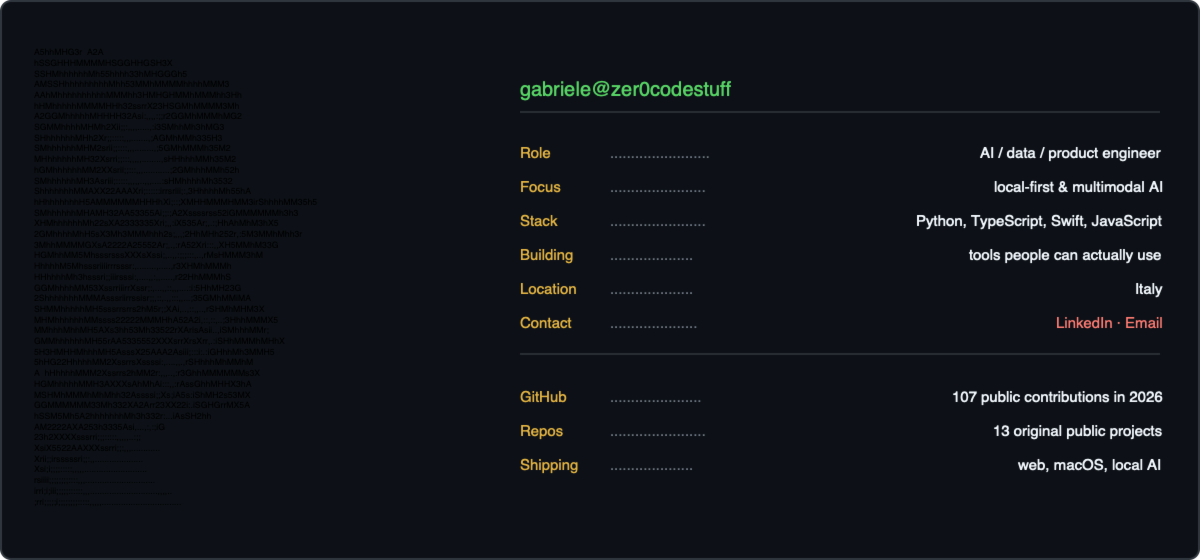
#> input picture assets/neofetch-dark.png, 2400 x 1120 px (shown at 1/2 size)
$ python build_neofetch.py --photo ../assets/neofetch-dark.png
#> lines starting #> are read from the running program, lines starting #| are printed output that depends on the picture; after the words box and inside, x2 and y2 are one past the last pixel; in counts of white or black regions, pixels touching at a corner belong together
### scripts/build_profile.py
#!/usr/bin/env python3
"""Build the four GitHub profile cards: desktop/mobile x dark/light.

Standard library only. Reads profile.json, the portrait grids in assets/ and
the embedded JetBrains Mono subsets. Writes assets/profile-*.svg.
"""
from pathlib import Path
from html import escape
from math import cos, pi, sin
import base64
import json
import random
import re
import zlib

ROOT = Path(__file__).resolve().parents[1]
ASSETS = ROOT / 'assets'

# Portrait grid geometry, shared with scripts/portrait.py. Size is in px at natural width.
PORTRAIT = {'cols': 56, 'size': 14, 'pitch': 1.0, 'weight': 700}
ADVANCE = .6  # JetBrains Mono advance width, in em
FAMILY = "JBM,'JetBrains Mono',ui-monospace,SFMono-Regular,Menlo,Consolas,monospace"
# Intro, played once: cursor idles, `neofetch` is typed, Enter, then the output prints top
# down at `rate` seconds per pixel. Then the closing prompt loops: idle, type, hold, erase.
INTRO = {'idle': .5, 'enter': .35, 'rate': .0011}
TYPING = {'start': .9, 'hold': 6.5, 'rest': .6, 'erase': .035, 'seed': 7}
# Terminal window around the card: title bar height and bottom padding (px).
WINDOW = {'bar': 30, 'pad': 12}
# Section headings are shell commands.
SECTIONS = {'building': 'ls ~/building', 'work': 'ls ~/selected-work', 'focus': 'cat focus.txt'}


# [17 lines left out: functions keyframes, blinking, not called in this run]


def shown_at(at):
    """Attributes that keep an element hidden until `at` seconds, then show it."""
    return f' class="r" style="animation-delay:{at:.2f}s"'

THEMES = {
    # Azzurri: Italian green, white and red with an azzurro radar. The portrait stays neutral.
    'dark': {
        'page': '#0d1117', 'ink': '#ffffff',
        'accent': '#4cd17f', 'label': '#ff6b6b', 'value': '#f2f2f2',
        'muted': '#9aa0a6', 'faint': '#4a4e54', 'grid': '#3a404a', 'trace': '#4fa8ff',
        'blocks': ['#3fbf6a', '#3fbf6a', '#f2f2f2', '#f2f2f2', '#ff5a5a', '#ff5a5a', '#4fa8ff', '#4fa8ff'],
    },
    'light': {
        'page': '#ffffff', 'ink': '#111111',
        'accent': '#0f7a3a', 'label': '#c62828', 'value': '#151515',
        'muted': '#595959', 'faint': '#a0a0a0', 'grid': '#cccccc', 'trace': '#0b63c4',
        'blocks': ['#0f9a48', '#0f9a48', '#e8e8e8', '#e8e8e8', '#d32f2f', '#d32f2f', '#0b63c4', '#0b63c4'],
    },
}


# [6 lines left out: function font_faces, not called in this run]


def font_style():
    return f'<style>{font_faces()}</style>'


def enc(s):
    return escape(s).replace(' ', '&#160;')


class Card:
    # [5 lines left out: function __init__, not called in this run]

    def when(self, y):
        return self.printing[0] + max(0, y - self.printing[1]) * INTRO['rate']

    def at(self, y):
        return shown_at(self.when(y)) if self.printing else ''

    # [16 lines left out: functions text, spans, prompt_runs, not called in this run]

    def prompt(self, x, y, command, size=13):
        self.spans(x, y, self.prompt_runs(command), size)

    # [69 lines left out: functions typed_command, typed_prompt, not called in this run]

    def heading(self, x, y, command, size=14):
        """A section heading written as a shell command."""
        self.spans(x, y, [('% ', 'muted', 400), (command, 'accent', 700)], size)

    # [225 lines left out: functions portrait, blocks, radar, svg, window, description and 8 more, not called in this run]


def main():
    profile = json.loads((ROOT / 'profile.json').read_text())
    for theme in THEMES:
        for name, render in (('', desktop), ('-mobile', mobile)):
            path = ASSETS / f'profile-{theme}{name}.svg'
            path.write_text(render(theme, profile))
            print(path.relative_to(ROOT))
    stamp_readme()


# [2 lines that do not run on import are left out]

### scripts/build_neofetch.py
#!/usr/bin/env python3
"""Build GitHub-themed profile cards from a real ASCII portrait.

Use --photo PATH to regenerate the character grid from the supplied portrait.
The default build needs only the committed text grid and profile JSON.
"""
from pathlib import Path
from html import escape
import argparse
import json

ROOT = Path(__file__).resolve().parents[1]
ASSETS = ROOT / 'assets'
COLS, ROWS = 68, 46

def convert_photo(path):
    from PIL import Image, ImageOps, ImageFilter, ImageDraw
    photo = ImageOps.exif_transpose(Image.open(path)).convert('RGB')
    # Coordinates are normalized to the upright reference, 1368 x 1824.
    photo = photo.resize((1368, 1824), Image.Resampling.LANCZOS)
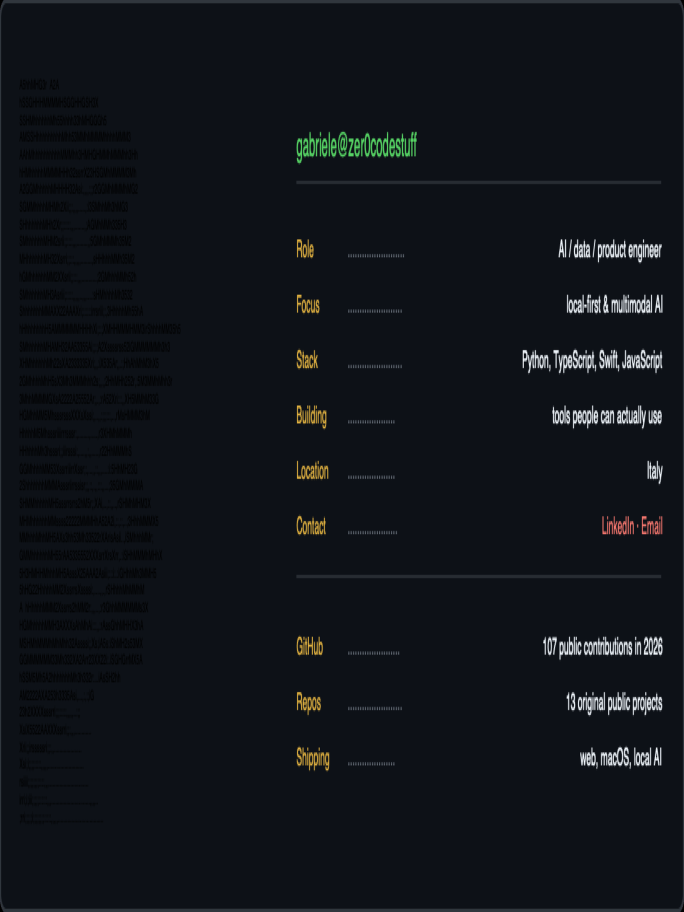
#> photo: PIL image 1368x1824 RGB (shown at 1/2 size); mean R, G, B 16, 20, 25.3
    crop = (270, 380, 1210, 1370)
    gray = ImageOps.grayscale(photo).crop(crop)
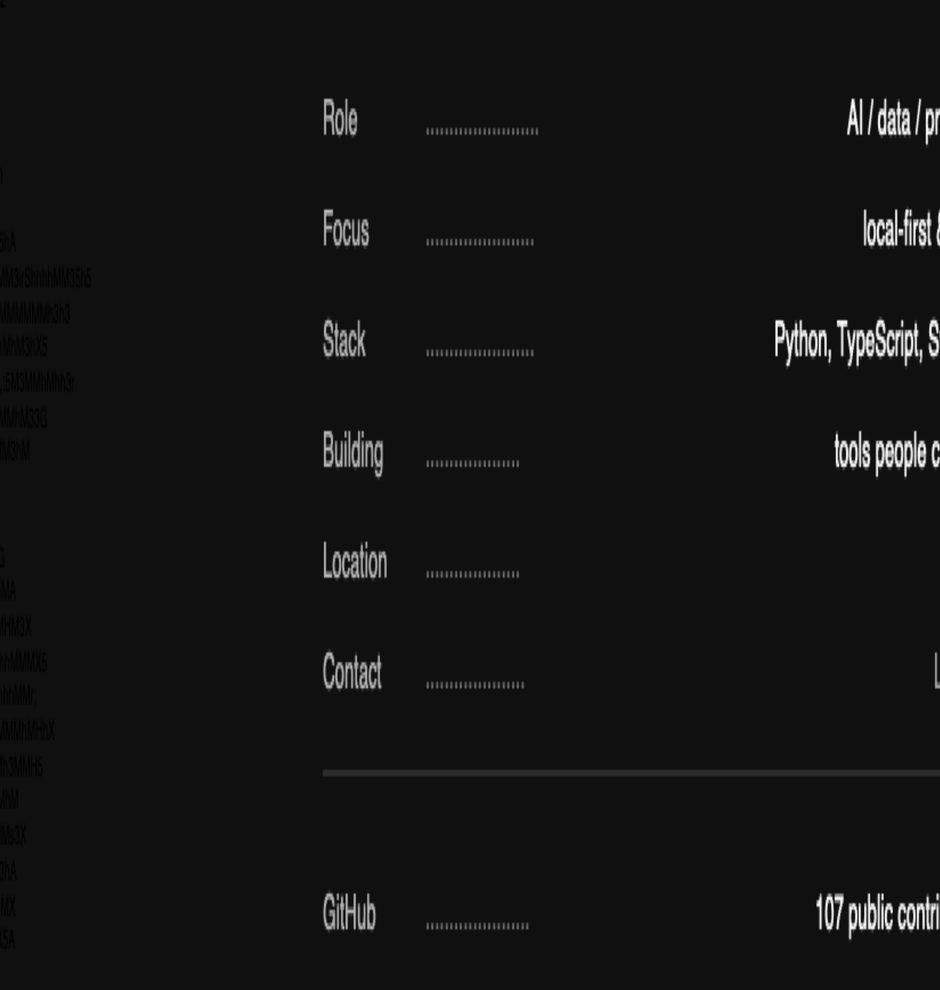
#> gray: PIL image 940x990 L; min 0, max 255, mean 19.1
    sample = gray.filter(ImageFilter.UnsharpMask(radius=12, percent=110, threshold=4))
    sample = sample.resize((COLS, ROWS), Image.Resampling.LANCZOS)
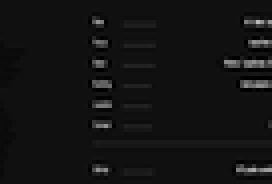
#> sample: PIL image 68x46 L (shown 4 times larger); min 0, max 186, mean 19.3
    # Follow the outer silhouette to exclude the room without altering the face.
    outline = [(315,1365),(412,1290),(485,1255),(388,1230),(338,1130),
        (325,1010),(340,900),(327,790),(366,660),(398,566),(451,501),
        (544,451),(650,419),(728,430),(786,424),(903,445),(1002,481),
        (1083,552),(1131,647),(1144,754),(1174,863),(1139,926),
        (1170,1030),(1104,1151),(1060,1242),(1001,1260),(1133,1310),(1209,1369)]
    mask = Image.new('L',(940,990))
#> mask: PIL image 940x990 L; every value is 0
    ImageDraw.Draw(mask).polygon([(x-crop[0],y-crop[1]) for x,y in outline],fill=255)
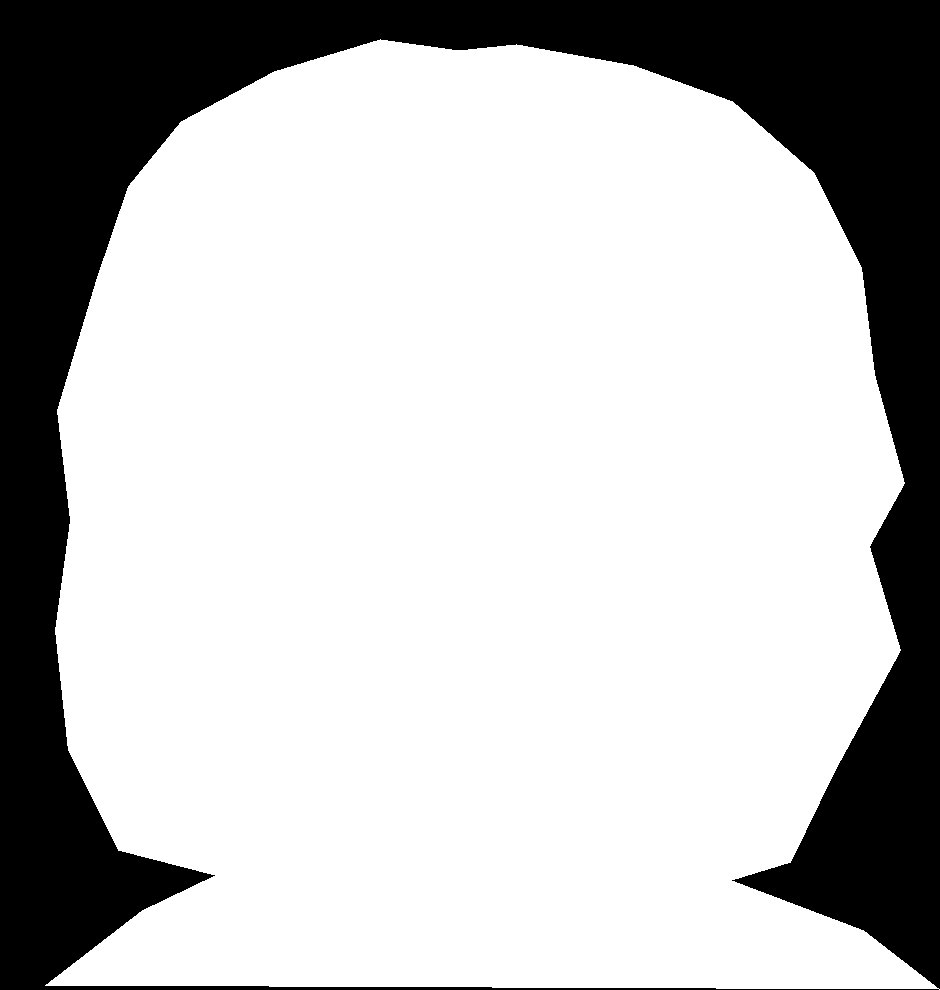
#> mask: PIL image 940x990 L; 74.6% white; 1 black region, box (x1, y1, x2, y2) and area: (0, 0, 940, 990) 236229
    mask = mask.resize((COLS,ROWS),Image.Resampling.LANCZOS)
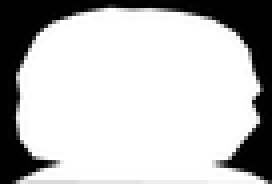
#> mask: PIL image 68x46 L (shown 4 times larger); min 0, max 255, mean 190.3
    ramp = " .,:;irsXA253hMHGS#9B&@"
    for theme in ('dark', 'light'):
        lines=[]
        for y in range(ROWS):
            row=''
            for x in range(COLS):
                if mask.getpixel((x,y)) < 100:
                    row+=' '
                else:
                    # Light backgrounds need dense dark characters in shadows.
                    value=max(0, min(1, (sample.getpixel((x,y))-25)/185))
                    value=(value if theme == "dark" else 1-value)**1.1
                    row+=ramp[round(value*(len(ramp)-1))]
            lines.append(row)
        (ASSETS/f'portrait-{theme}.txt').write_text('\n'.join(lines)+'\n')

# [14 lines left out: function portrait_row, not called in this run]

THEMES = {
    'dark': {'ink':'#ffffff', 'text':'#f0f6fc', 'key':'#ffa657',
             'value':'#a5d6ff', 'heading':'#3fb950', 'muted':'#6e7681'},
    'light': {'ink':'#000000', 'text':'#1f2328', 'key':'#953800',
              'value':'#0550ae', 'heading':'#1a7f37', 'muted':'#8c959f'},
}

# [63 lines left out: function build, not called in this run]

def main():
    parser=argparse.ArgumentParser(description=__doc__)
    parser.add_argument('--photo',type=Path)
    parser.add_argument('--classic', action='store_true', help='Build the earlier profile without radar')
    args=parser.parse_args()
    if args.photo: convert_photo(args.photo)
    if not args.classic:
        from build_profile import main as build_profile
        build_profile()
        return
    profile=json.loads((ROOT/'profile.json').read_text())
    for theme in THEMES:
        lines=(ASSETS/f'portrait-{theme}.txt').read_text().splitlines()
        assert len(lines)==ROWS and all(len(line)==COLS for line in lines)
        assert all(32<=ord(char)<=126 for line in lines for char in line)
        for mobile in (False,True):
            suffix='-mobile' if mobile else ''
            output=ASSETS/f'profile-{theme}{suffix}.svg'
            output.write_text(build(lines,profile,mobile,theme))
            print(output.relative_to(ROOT))

#> (the run stopped early here; a loop or call above may not have finished)
